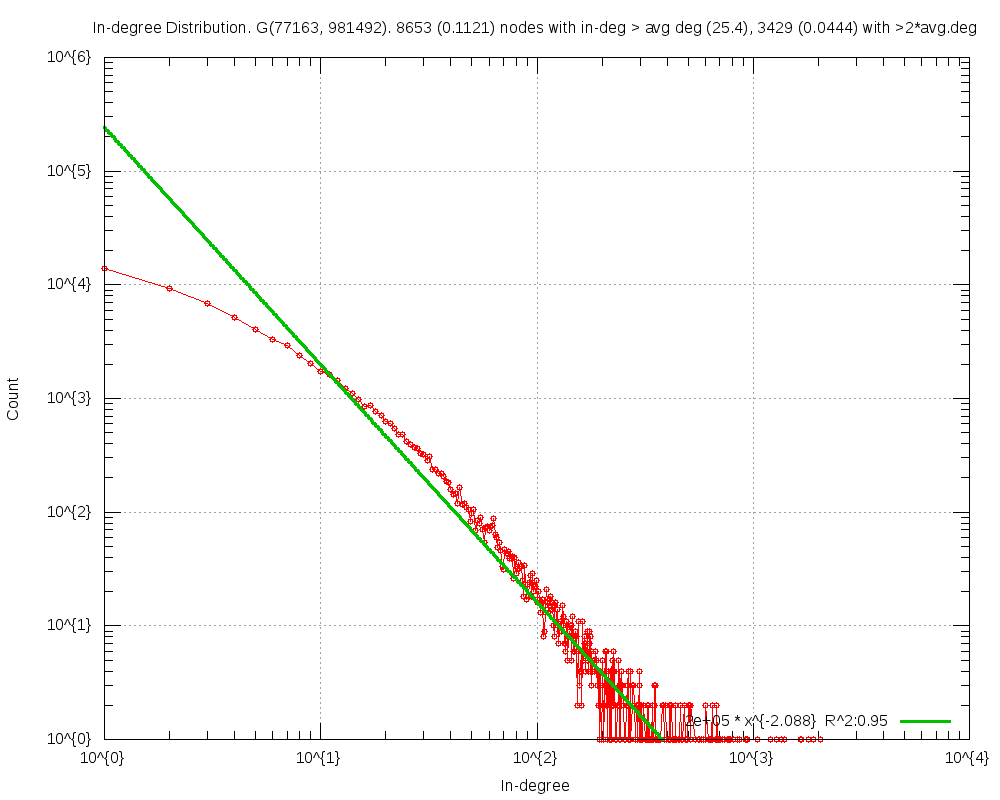

Recreate this plot in gnuplot.
#
# In-degree Distribution. G(77163, 981492). 8653 (0.1121) nodes with in-deg > avg deg (25.4), 3429 (0.0444) with >2*avg.deg (Sun Apr 27 20:00:03 2014)
#

set title "In-degree Distribution. G(77163, 981492). 8653 (0.1121) nodes with in-deg > avg deg (25.4), 3429 (0.0444) with >2*avg.deg"
set key bottom right
set logscale xy 10
set format x "10^{%L}"
set mxtics 10
set format y "10^{%L}"
set mytics 10
set grid
set xlabel "In-degree"
set ylabel "Count"
set tics scale 2
set yrange[1.000000:]
set terminal png size 1000,800
set output 'inDeg.TwitterRand1.50.png'
plot 	"inDeg.TwitterRand1.50.tab" using 1:2 title "" with linespoints pt 6,\
	f1(x)=242411.663402*x**-2.087844, f1(x) title "2e+05 * x^{-2.088}  R^2:0.95" with lines linewidth 3
